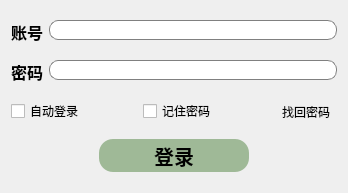
<?xml version="1.0" encoding="UTF-8"?>
<ui version="4.0">
 <class>LoginWindowMainWidget</class>
 <widget class="QWidget" name="LoginWindowMainWidget">
  <property name="geometry">
   <rect>
    <x>0</x>
    <y>0</y>
    <width>348</width>
    <height>193</height>
   </rect>
  </property>
  <property name="windowTitle">
   <string>Form</string>
  </property>
  <layout class="QVBoxLayout" name="verticalLayout">
   <item>
    <widget class="QWidget" name="widget" native="true">
     <property name="sizePolicy">
      <sizepolicy hsizetype="Minimum" vsizetype="Fixed">
       <horstretch>0</horstretch>
       <verstretch>0</verstretch>
      </sizepolicy>
     </property>
     <layout class="QFormLayout" name="formLayout">
      <property name="fieldGrowthPolicy">
       <enum>QFormLayout::AllNonFixedFieldsGrow</enum>
      </property>
      <property name="labelAlignment">
       <set>Qt::AlignCenter</set>
      </property>
      <property name="formAlignment">
       <set>Qt::AlignHCenter|Qt::AlignTop</set>
      </property>
      <property name="verticalSpacing">
       <number>16</number>
      </property>
      <property name="leftMargin">
       <number>0</number>
      </property>
      <property name="topMargin">
       <number>0</number>
      </property>
      <property name="rightMargin">
       <number>0</number>
      </property>
      <property name="bottomMargin">
       <number>0</number>
      </property>
      <item row="0" column="0">
       <widget class="QLabel" name="label">
        <property name="font">
         <font>
          <family>Source Code Pro Black</family>
          <pointsize>12</pointsize>
          <bold>true</bold>
         </font>
        </property>
        <property name="text">
         <string>账号</string>
        </property>
       </widget>
      </item>
      <item row="0" column="1">
       <widget class="QLineEdit" name="accountNameInput">
        <property name="styleSheet">
         <string notr="true">border-width:1px;
border-radius:9px;
border:1px solid gray;
background-color: rgb(255, 255, 255);
color: rgb(0, 0, 0);
font-size:14px;
</string>
        </property>
        <property name="frame">
         <bool>false</bool>
        </property>
       </widget>
      </item>
      <item row="1" column="0">
       <widget class="QLabel" name="label_2">
        <property name="sizePolicy">
         <sizepolicy hsizetype="Expanding" vsizetype="Preferred">
          <horstretch>0</horstretch>
          <verstretch>0</verstretch>
         </sizepolicy>
        </property>
        <property name="font">
         <font>
          <family>Source Code Pro Black</family>
          <pointsize>12</pointsize>
          <bold>true</bold>
         </font>
        </property>
        <property name="text">
         <string>密码</string>
        </property>
        <property name="alignment">
         <set>Qt::AlignCenter</set>
        </property>
       </widget>
      </item>
      <item row="1" column="1">
       <widget class="QLineEdit" name="accountPasswdInput">
        <property name="styleSheet">
         <string notr="true">border-width:1px;
border-radius:9px;
border:1px solid gray;
background-color: rgb(255, 255, 255);
color: rgb(0, 0, 0);
font-size:14px;
</string>
        </property>
        <property name="inputMask">
         <string/>
        </property>
        <property name="frame">
         <bool>false</bool>
        </property>
        <property name="echoMode">
         <enum>QLineEdit::Password</enum>
        </property>
       </widget>
      </item>
     </layout>
    </widget>
   </item>
   <item>
    <widget class="QWidget" name="widget_6" native="true">
     <property name="enabled">
      <bool>true</bool>
     </property>
     <property name="sizePolicy">
      <sizepolicy hsizetype="Minimum" vsizetype="Fixed">
       <horstretch>0</horstretch>
       <verstretch>0</verstretch>
      </sizepolicy>
     </property>
     <property name="styleSheet">
      <string notr="true"/>
     </property>
     <layout class="QHBoxLayout" name="horizontalLayout">
      <property name="leftMargin">
       <number>0</number>
      </property>
      <property name="topMargin">
       <number>0</number>
      </property>
      <property name="rightMargin">
       <number>0</number>
      </property>
      <property name="bottomMargin">
       <number>0</number>
      </property>
      <item>
       <widget class="QCheckBox" name="autoLogin">
        <property name="sizePolicy">
         <sizepolicy hsizetype="Minimum" vsizetype="Fixed">
          <horstretch>0</horstretch>
          <verstretch>0</verstretch>
         </sizepolicy>
        </property>
        <property name="autoFillBackground">
         <bool>false</bool>
        </property>
        <property name="styleSheet">
         <string notr="true"/>
        </property>
        <property name="text">
         <string>自动登录</string>
        </property>
        <property name="iconSize">
         <size>
          <width>24</width>
          <height>24</height>
         </size>
        </property>
        <property name="checkable">
         <bool>true</bool>
        </property>
       </widget>
      </item>
      <item>
       <widget class="QCheckBox" name="recordPasswd">
        <property name="sizePolicy">
         <sizepolicy hsizetype="Minimum" vsizetype="Fixed">
          <horstretch>0</horstretch>
          <verstretch>0</verstretch>
         </sizepolicy>
        </property>
        <property name="styleSheet">
         <string notr="true"/>
        </property>
        <property name="text">
         <string>记住密码</string>
        </property>
       </widget>
      </item>
      <item>
       <widget class="QToolButton" name="restordPasswd">
        <property name="sizePolicy">
         <sizepolicy hsizetype="Fixed" vsizetype="Fixed">
          <horstretch>0</horstretch>
          <verstretch>0</verstretch>
         </sizepolicy>
        </property>
        <property name="styleSheet">
         <string notr="true">QToolButton:hover{ 
border-style:none;
text-decoration:underline;
}</string>
        </property>
        <property name="text">
         <string>找回密码</string>
        </property>
        <property name="toolButtonStyle">
         <enum>Qt::ToolButtonTextOnly</enum>
        </property>
        <property name="autoRaise">
         <bool>true</bool>
        </property>
       </widget>
      </item>
     </layout>
    </widget>
   </item>
   <item>
    <widget class="QWidget" name="widget_8" native="true">
     <property name="sizePolicy">
      <sizepolicy hsizetype="Minimum" vsizetype="Fixed">
       <horstretch>0</horstretch>
       <verstretch>0</verstretch>
      </sizepolicy>
     </property>
     <layout class="QHBoxLayout" name="horizontalLayout_2">
      <property name="leftMargin">
       <number>0</number>
      </property>
      <property name="topMargin">
       <number>0</number>
      </property>
      <property name="rightMargin">
       <number>0</number>
      </property>
      <property name="bottomMargin">
       <number>0</number>
      </property>
      <item>
       <spacer name="horizontalSpacer_3">
        <property name="orientation">
         <enum>Qt::Horizontal</enum>
        </property>
        <property name="sizeHint" stdset="0">
         <size>
          <width>9</width>
          <height>20</height>
         </size>
        </property>
       </spacer>
      </item>
      <item>
       <widget class="QToolButton" name="login">
        <property name="minimumSize">
         <size>
          <width>150</width>
          <height>30</height>
         </size>
        </property>
        <property name="styleSheet">
         <string notr="true">QToolButton{
	border-radius: 14px;
	background-color: #9FB997;
	font-size: 20px;
	font-weight: bold
}
QToolButton:hover{ 

	background-color: #6690B6;
}</string>
        </property>
        <property name="text">
         <string>登录</string>
        </property>
       </widget>
      </item>
      <item>
       <spacer name="horizontalSpacer_4">
        <property name="orientation">
         <enum>Qt::Horizontal</enum>
        </property>
        <property name="sizeHint" stdset="0">
         <size>
          <width>9</width>
          <height>20</height>
         </size>
        </property>
       </spacer>
      </item>
     </layout>
    </widget>
   </item>
  </layout>
 </widget>
 <resources/>
 <connections/>
</ui>
